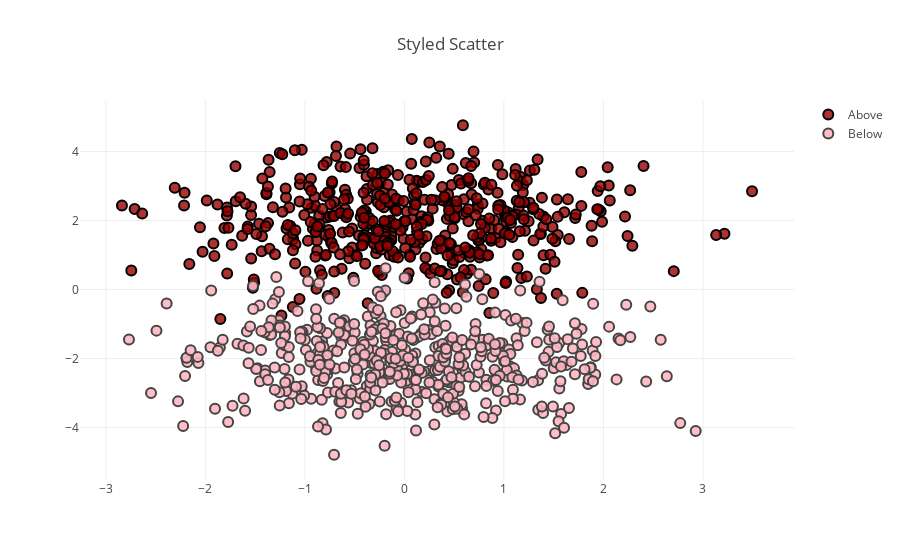

The notebook cell saved with this chart:
### Code cell
N = 500

trace0 = go.Scatter(
    x = np.random.randn(N),
    y = np.random.randn(N)+2,
    name = 'Above',
    mode = 'markers',
    marker = dict(
        size = 10,
        color = 'rgba(152, 0, 0, .8)',
        line = dict(
            width = 2,
            color = 'rgb(0, 0, 0)'
        )
    )
)

trace1 = go.Scatter(
    x = np.random.randn(N),
    y = np.random.randn(N)-2,
    name = 'Below',
    mode = 'markers',
    marker = dict(
        size = 10,
        color = 'rgba(255, 182, 193, .9)',
        line = dict(
            width = 2,
        )
    )
)

data = [trace0, trace1]

layout = dict(title = 'Styled Scatter',
              yaxis = dict(zeroline = False),
              xaxis = dict(zeroline = False)
             )

fig = dict(data=data, layout=layout)
iplot(fig)

### Figure 1 — Plotly figure (JSON) as saved in the notebook; plotly's stock layout.template omitted (floating-point values rounded to 4 significant figures; data arrays with more than 128 entries replaced by an {"elided": "..."} marker saying what was removed)
{"data": [{"marker": {"color": "rgba(152, 0, 0, .8)", "line": {"color": "rgb(0, 0, 0)", "width": 2}, "size": 10}, "mode": "markers", "name": "Above", "type": "scatter", "uid": "c30bd0fc-bf64-11e8-a83a-02ccb4a0b651", "x": {"elided": "500 float values"}, "y": {"elided": "500 float values"}}, {"marker": {"color": "rgba(255, 182, 193, .9)", "line": {"width": 2}, "size": 10}, "mode": "markers", "name": "Below", "type": "scatter", "uid": "c30bd3d6-bf64-11e8-a83a-02ccb4a0b651", "x": {"elided": "500 float values"}, "y": {"elided": "500 float values"}}], "layout": {"title": "Styled Scatter", "xaxis": {"zeroline": false}, "yaxis": {"zeroline": false}}}
